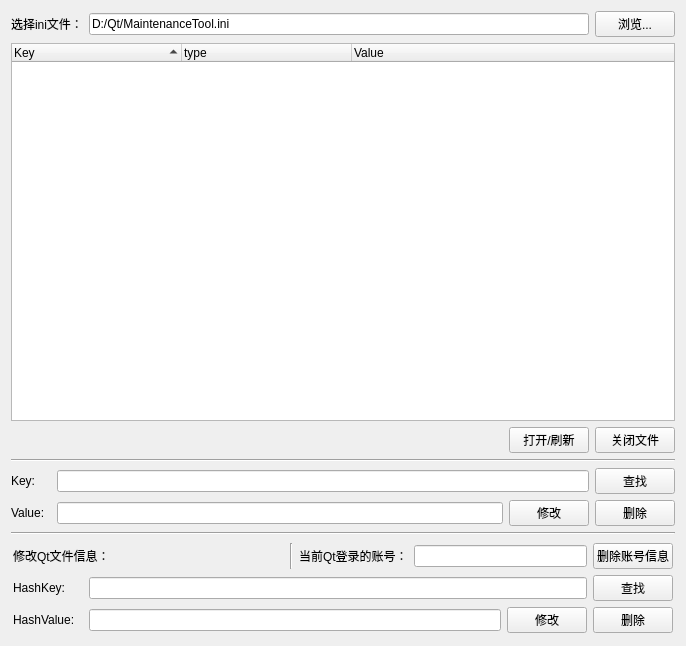
<?xml version="1.0" encoding="UTF-8"?>
<ui version="4.0">
 <class>Widget</class>
 <widget class="QWidget" name="Widget">
  <property name="geometry">
   <rect>
    <x>0</x>
    <y>0</y>
    <width>686</width>
    <height>646</height>
   </rect>
  </property>
  <property name="windowTitle">
   <string>Widget</string>
  </property>
  <layout class="QVBoxLayout" name="verticalLayout">
   <item>
    <layout class="QHBoxLayout" name="horizontalLayout">
     <item>
      <widget class="QLabel" name="label">
       <property name="text">
        <string>选择ini文件：</string>
       </property>
      </widget>
     </item>
     <item>
      <widget class="QLineEdit" name="fileLineEdit">
       <property name="text">
        <string>D:/Qt/MaintenanceTool.ini</string>
       </property>
      </widget>
     </item>
     <item>
      <widget class="QPushButton" name="fileDialogBtn">
       <property name="text">
        <string>浏览...</string>
       </property>
      </widget>
     </item>
    </layout>
   </item>
   <item>
    <widget class="QTreeWidget" name="treeWidget">
     <property name="alternatingRowColors">
      <bool>true</bool>
     </property>
     <property name="sortingEnabled">
      <bool>true</bool>
     </property>
     <property name="wordWrap">
      <bool>true</bool>
     </property>
     <property name="columnCount">
      <number>3</number>
     </property>
     <attribute name="headerDefaultSectionSize">
      <number>170</number>
     </attribute>
     <attribute name="headerShowSortIndicator" stdset="0">
      <bool>true</bool>
     </attribute>
     <column>
      <property name="text">
       <string notr="true">Key</string>
      </property>
     </column>
     <column>
      <property name="text">
       <string>type</string>
      </property>
     </column>
     <column>
      <property name="text">
       <string>Value</string>
      </property>
     </column>
    </widget>
   </item>
   <item>
    <layout class="QHBoxLayout" name="horizontalLayout_2">
     <item>
      <spacer name="horizontalSpacer">
       <property name="orientation">
        <enum>Qt::Horizontal</enum>
       </property>
       <property name="sizeHint" stdset="0">
        <size>
         <width>40</width>
         <height>20</height>
        </size>
       </property>
      </spacer>
     </item>
     <item>
      <widget class="QPushButton" name="openFileBtn">
       <property name="text">
        <string>打开/刷新</string>
       </property>
      </widget>
     </item>
     <item>
      <widget class="QPushButton" name="closeFileBtn">
       <property name="text">
        <string>关闭文件</string>
       </property>
      </widget>
     </item>
    </layout>
   </item>
   <item>
    <widget class="Line" name="line">
     <property name="orientation">
      <enum>Qt::Horizontal</enum>
     </property>
    </widget>
   </item>
   <item>
    <layout class="QHBoxLayout" name="horizontalLayout_3">
     <item>
      <widget class="QLabel" name="label_2">
       <property name="minimumSize">
        <size>
         <width>40</width>
         <height>0</height>
        </size>
       </property>
       <property name="text">
        <string>Key: </string>
       </property>
      </widget>
     </item>
     <item>
      <widget class="QLineEdit" name="iniKeyLineEdit">
       <property name="clearButtonEnabled">
        <bool>true</bool>
       </property>
      </widget>
     </item>
     <item>
      <widget class="QPushButton" name="findiniKeyBtn">
       <property name="text">
        <string>查找</string>
       </property>
      </widget>
     </item>
    </layout>
   </item>
   <item>
    <layout class="QHBoxLayout" name="horizontalLayout_4">
     <item>
      <widget class="QLabel" name="label_3">
       <property name="minimumSize">
        <size>
         <width>40</width>
         <height>0</height>
        </size>
       </property>
       <property name="text">
        <string>Value: </string>
       </property>
      </widget>
     </item>
     <item>
      <widget class="QLineEdit" name="iniValueLineEdit">
       <property name="clearButtonEnabled">
        <bool>true</bool>
       </property>
      </widget>
     </item>
     <item>
      <widget class="QPushButton" name="setiniValueBtn">
       <property name="text">
        <string>修改</string>
       </property>
      </widget>
     </item>
     <item>
      <widget class="QPushButton" name="deliniValueBtn">
       <property name="text">
        <string>删除</string>
       </property>
      </widget>
     </item>
    </layout>
   </item>
   <item>
    <widget class="Line" name="line_2">
     <property name="orientation">
      <enum>Qt::Horizontal</enum>
     </property>
    </widget>
   </item>
   <item>
    <widget class="QFrame" name="hashFrame">
     <property name="frameShape">
      <enum>QFrame::NoFrame</enum>
     </property>
     <layout class="QVBoxLayout" name="verticalLayout_2">
      <property name="leftMargin">
       <number>2</number>
      </property>
      <property name="topMargin">
       <number>2</number>
      </property>
      <property name="rightMargin">
       <number>2</number>
      </property>
      <property name="bottomMargin">
       <number>2</number>
      </property>
      <item>
       <layout class="QHBoxLayout" name="horizontalLayout_7">
        <item>
         <widget class="QLabel" name="label_4">
          <property name="text">
           <string>修改Qt文件信息：</string>
          </property>
         </widget>
        </item>
        <item>
         <spacer name="horizontalSpacer_2">
          <property name="orientation">
           <enum>Qt::Horizontal</enum>
          </property>
          <property name="sizeHint" stdset="0">
           <size>
            <width>40</width>
            <height>20</height>
           </size>
          </property>
         </spacer>
        </item>
        <item>
         <widget class="Line" name="line_3">
          <property name="orientation">
           <enum>Qt::Vertical</enum>
          </property>
         </widget>
        </item>
        <item>
         <widget class="QLabel" name="label_5">
          <property name="text">
           <string>当前Qt登录的账号：</string>
          </property>
         </widget>
        </item>
        <item>
         <widget class="QLineEdit" name="emailEdit">
          <property name="readOnly">
           <bool>true</bool>
          </property>
         </widget>
        </item>
        <item>
         <widget class="QPushButton" name="delEmailBtn">
          <property name="text">
           <string>删除账号信息</string>
          </property>
         </widget>
        </item>
       </layout>
      </item>
      <item>
       <layout class="QHBoxLayout" name="horizontalLayout_5">
        <item>
         <widget class="QLabel" name="label_6">
          <property name="minimumSize">
           <size>
            <width>70</width>
            <height>0</height>
           </size>
          </property>
          <property name="text">
           <string>HashKey: </string>
          </property>
         </widget>
        </item>
        <item>
         <widget class="QLineEdit" name="hashKeyLineEdit">
          <property name="clearButtonEnabled">
           <bool>true</bool>
          </property>
         </widget>
        </item>
        <item>
         <widget class="QPushButton" name="findHashKeyBtn">
          <property name="text">
           <string>查找</string>
          </property>
         </widget>
        </item>
       </layout>
      </item>
      <item>
       <layout class="QHBoxLayout" name="horizontalLayout_6">
        <item>
         <widget class="QLabel" name="label_7">
          <property name="minimumSize">
           <size>
            <width>70</width>
            <height>0</height>
           </size>
          </property>
          <property name="text">
           <string>HashValue: </string>
          </property>
         </widget>
        </item>
        <item>
         <widget class="QLineEdit" name="hashValueLineEdit">
          <property name="clearButtonEnabled">
           <bool>true</bool>
          </property>
         </widget>
        </item>
        <item>
         <widget class="QPushButton" name="setHashValueBtn">
          <property name="text">
           <string>修改</string>
          </property>
         </widget>
        </item>
        <item>
         <widget class="QPushButton" name="delHashValueBtn">
          <property name="text">
           <string>删除</string>
          </property>
         </widget>
        </item>
       </layout>
      </item>
     </layout>
    </widget>
   </item>
  </layout>
 </widget>
 <resources/>
 <connections/>
</ui>
